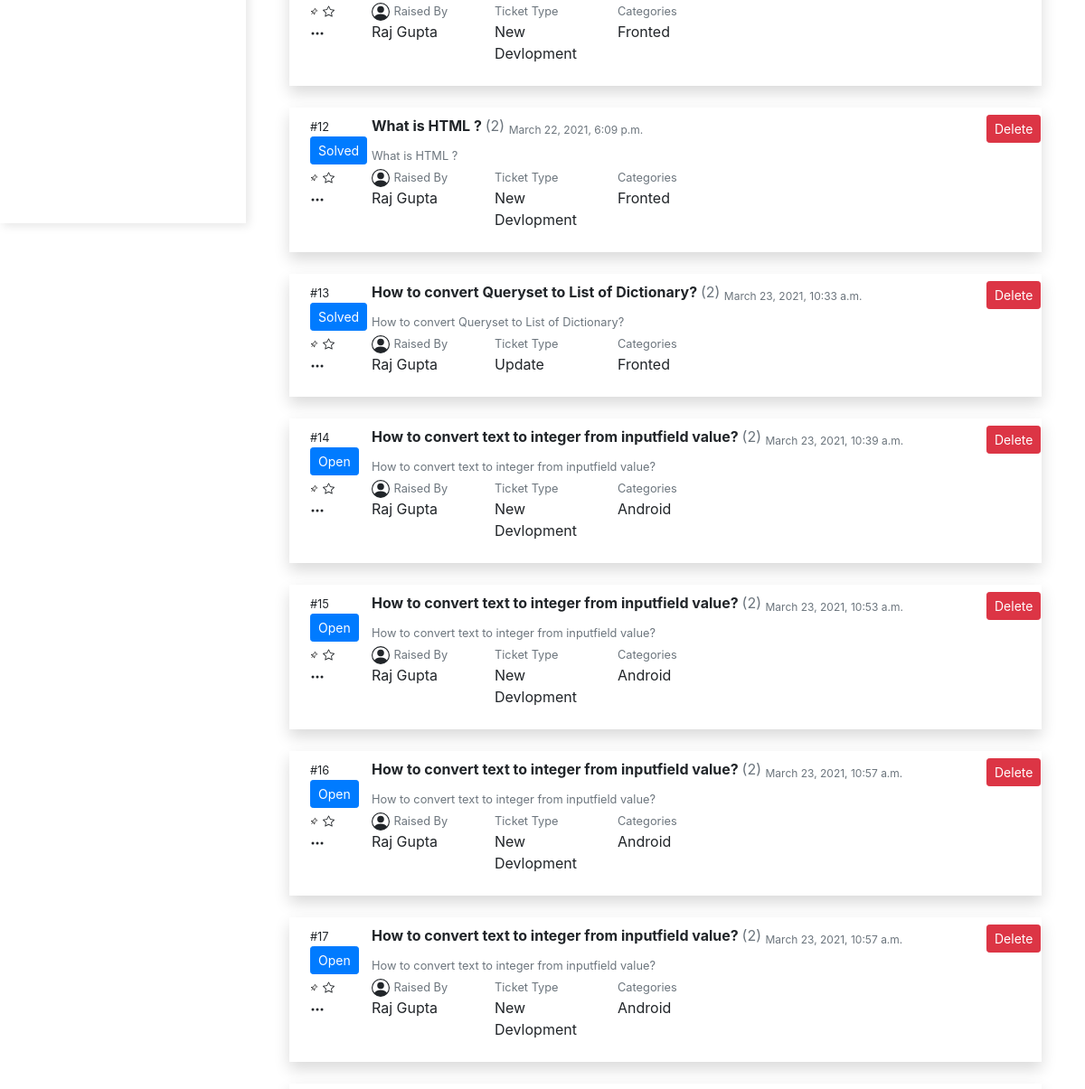
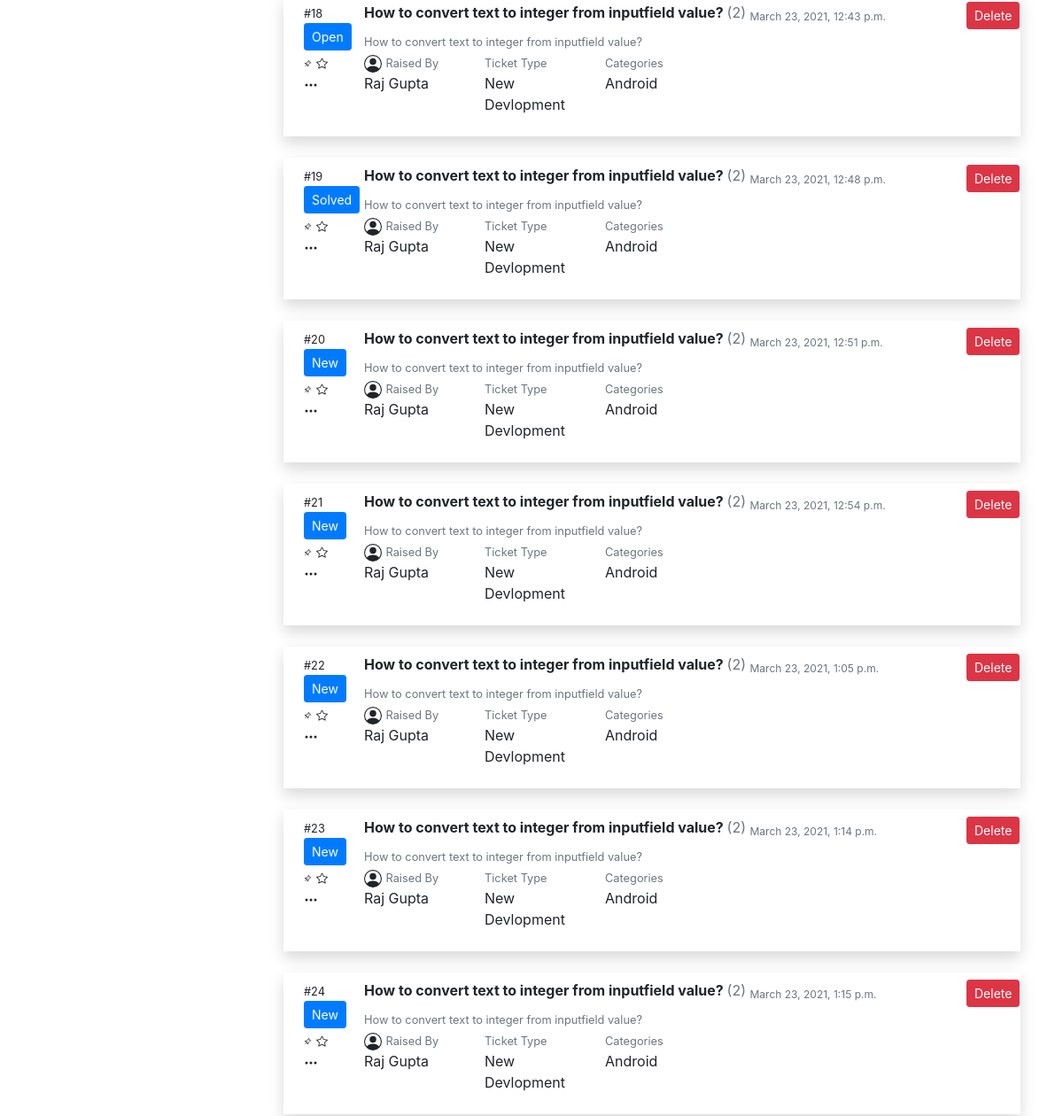
The page /showraiseticket/ (signed in, lower part) on the database as committed earlier (2 pictures, top to bottom).
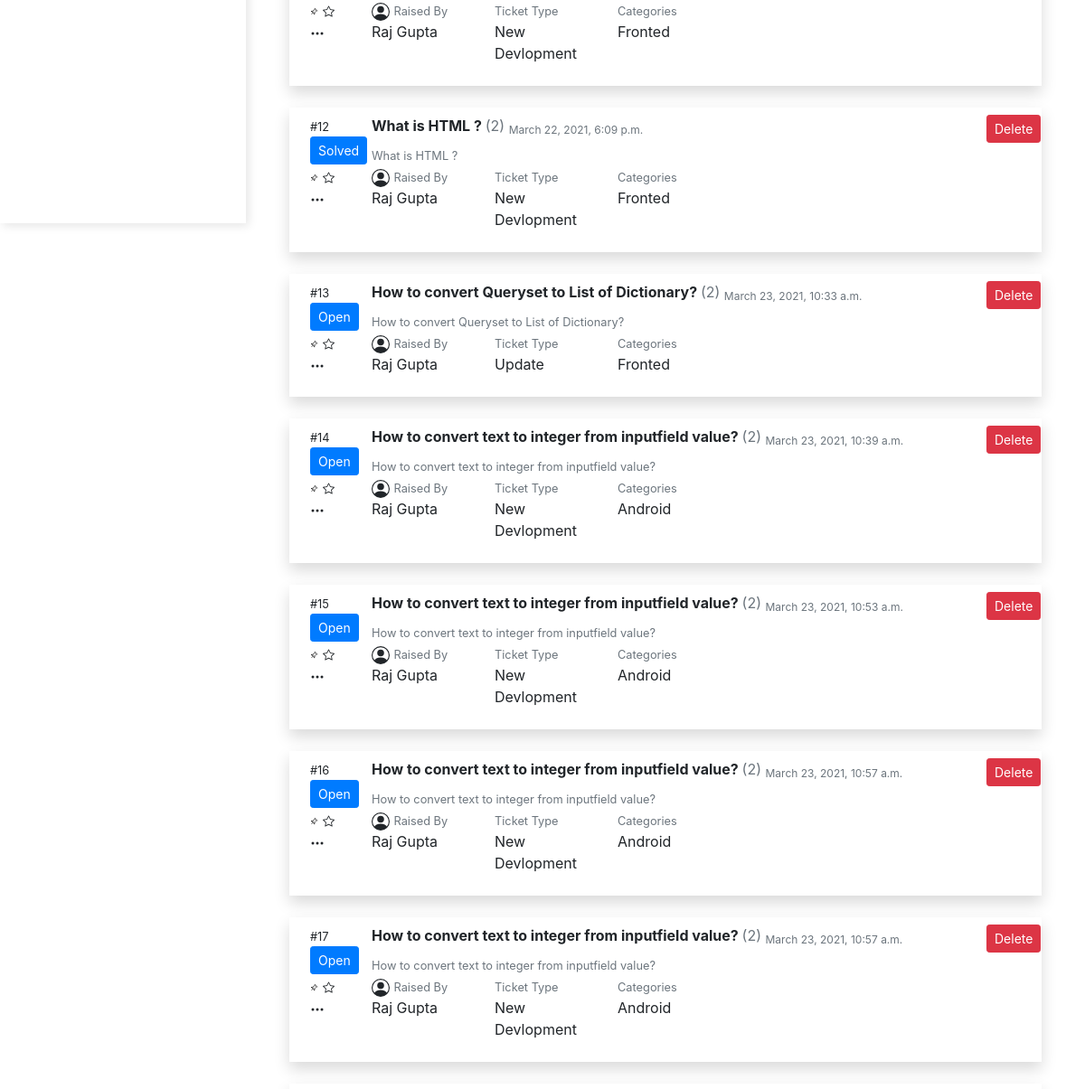
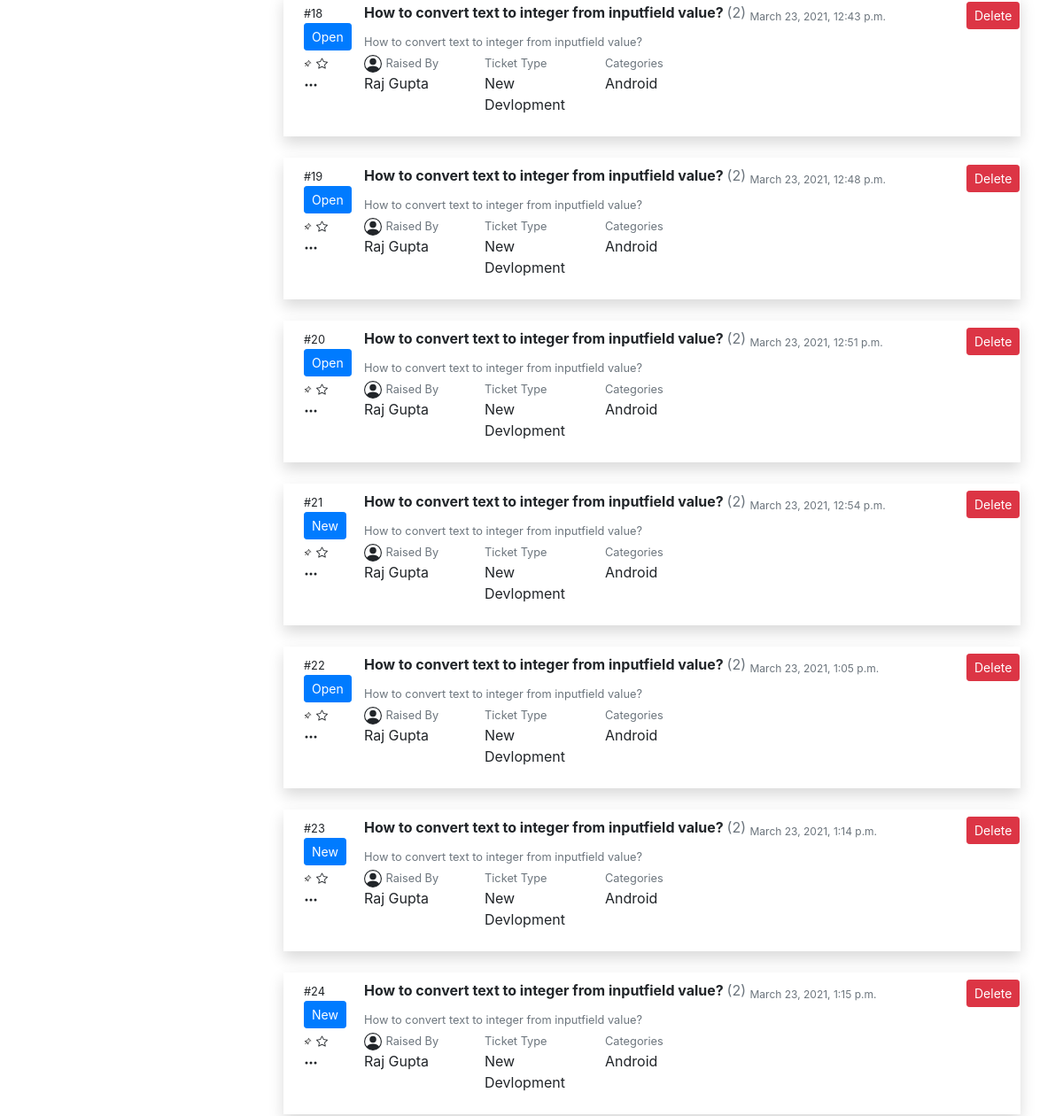
The same page on the database as committed later (2 pictures, top to bottom).
### Help/models.py (models this page shows, shortened)
class TicketModel(models.Model):
    user = models.ForeignKey(UserModel, on_delete=models.CASCADE)
    status = models.CharField(max_length=100, null=True)
    categrories = models.CharField(max_length=100, choices=CATEGORIES)
    ticket_type = models.CharField(max_length=100, choices=TICKET_TYPE)
    question = models.CharField(max_length=250)
    description = models.TextField(null=True)
    ticket_raise_date = models.DateTimeField(auto_now=False, auto_now_add=False, null=True)
    ticket_opened_by = models.IntegerField(null=True)
    ticket_closed_by = models.IntegerField(null=True)
    ticket_open_date = models.DateTimeField(auto_now=False, auto_now_add=False, null=True)
    ticket_close_date = models.DateTimeField(auto_now=False, auto_now_add=False, null=True)

class UserModel(models.Model):
    first_name = models.CharField(max_length=100)
    mid_name = models.CharField(max_length=100, blank=True)
    last_name = models.CharField(max_length=100)
    gender = models.CharField(max_length=10)
    email = models.EmailField(max_length=100, unique=True)
    user_type = models.CharField(max_length=100, choices=USERTYPE)
    password = models.CharField(max_length=100, default=None)
    approved_by = models.CharField(max_length=100, null=True, blank=True)
    approved_date = models.DateField(auto_now=False, auto_now_add=False, null=True, blank=True )
    revoked_by = models.IntegerField(max_length=3, null=True, blank=True)
    revoke_date = models.DateField(auto_now=False, auto_now_add=False, null=True, blank=True)

### Help/views.py (the view)
# urls.py: path('showraiseticket/', showRaiseTicket),
def showRaiseTicket(request):
    if request.session.get('name', 'None') == 'None':
        return redirect('/login/')
    if request.session['user_type'] != 'Business team':
        return redirect('/logout/')
    u = request.session.get('id')
    rt = TicketModel.objects.filter(user=u)
    data = request.session['name']
    ut = request.session['user_type']
    return render(request, 'showraiseticket.html', {'rt': rt, 'data': data, 'ut': ut})

### Help/templates/showraiseticket.html (shortened to what this page needs)
{% extends 'index.html' %}
{% block sidenavbar %}
<div class="vertical-nav bg-white" id="sidebar">
</div>
{% endblock sidenavbar %}
{% block item %}
<div class="container">
    {% for i in rt %}
	<div class="row p-2 shadow mt-4">
		<div class="col-md-12">
		<div class="row">
			<div class="col-md-1">
						<div class="row">
							<div class="col-md-12">
								<small>#{{i.id}}</small>
							</div>
						</div>
						<div class="row">
							<div class="col-md-12">
								<button class="btn btn-primary btn-sm">{{i.status}}</button>
							</div>
						</div>
			</div>
			<div class="col-md-10">
				<strong>{{i.question}} </strong><label class="text text-muted"> (2)</label> <sub class="text text-muted">{{i.ticket_raise_date}}</sub><br/>
				<small class="text text-muted">{{i.description}}</small>
			</div>
            <div class="col-md-1">
                <a href="/showraiseticket/delete/{{i.id}}/" onclick="return confirm('Are you sure want to reject this request ?')"><button class="btn btn-danger btn-sm">Delete</button></a>
            </div>
		</div>
		<div class="row">
			<div class="col-md-1">
								<svg xmlns="http://www.w3.org/2000/svg" width="16" height="16" fill="currentColor" class="bi bi-three-dots" viewBox="0 0 16 16">
				  <path d="M3 9.5a1.5 1.5 0 1 1 0-3 1.5 1.5 0 0 1 0 3zm5 0a1.5 1.5 0 1 1 0-3 1.5 1.5 0 0 1 0 3zm5 0a1.5 1.5 0 1 1 0-3 1.5 1.5 0 0 1 0 3z"/>
				</svg>
							</div>
			<div class="col-md-2">
<small class="text text-muted">Raised By</small>
<p>{{i.user.first_name}} {{i.user.mid_name}} {{i.user.last_name}}</p>
			</div>
			<div class="col-md-2">
				<small class="text text-muted">Ticket Type</small>
				<p>{{ i.ticket_type }}</p>
			</div>
			<div class="col-md-2">
				<small class="text text-muted">Categories</small>
				<p>{{ i.categrories }}</p>
			</div>
		</div>
	</div>
</div>
    {% endfor %}
</div>
{% endblock item %}

Rows that differ between the two databases and show on the page:
changed TicketModel "How to convert Queryset to List of Dictionary?": status "Solved" → "Open"
changed TicketModel "March 23, 2021, 12:48 p.m.": status "Solved" → "Open"
changed TicketModel "March 23, 2021, 12:51 p.m.": status "New" → "Open"
changed TicketModel "March 23, 2021, 1:05 p.m.": status "New" → "Open"
